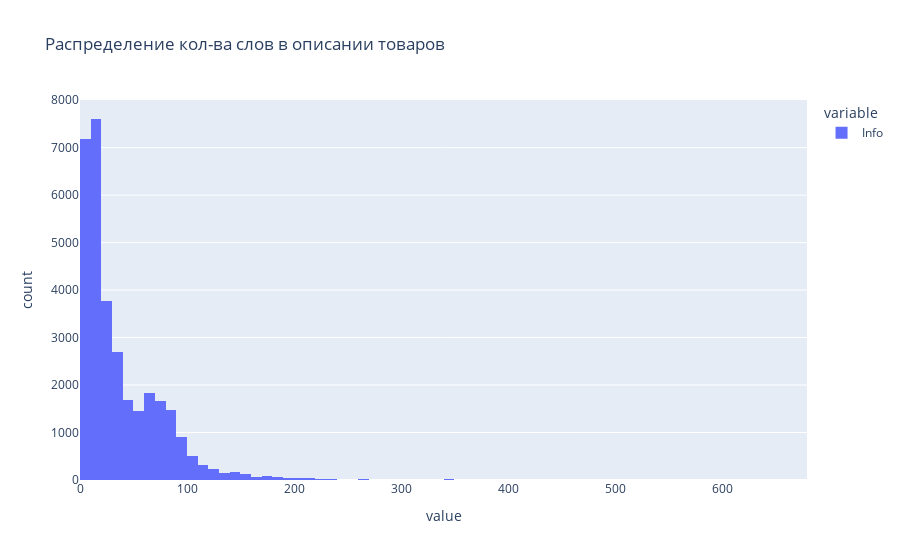

The notebook cell saved with this chart:
### Markdown cell above
Визуализация описаний товаров

### Code cell
text_lengths = data["Info"].apply(lambda x: len(x))

# строим гистограмму распределения длин текстов
fig = px.histogram(text_lengths, nbins=100, title='Распределение кол-ва слов в описании товаров')
fig.show()

### Figure 1 — Plotly figure (JSON) as saved in the notebook; plotly's stock layout.template omitted (floating-point values rounded to 4 significant figures; data arrays with more than 128 entries replaced by an {"elided": "..."} marker saying what was removed)
{"data": [{"alignmentgroup": "True", "bingroup": "x", "hovertemplate": "variable=Info<br>value=%{x}<br>count=%{y}<extra></extra>", "legendgroup": "Info", "marker": {"color": "#636efa", "pattern": {"shape": ""}}, "name": "Info", "nbinsx": 100, "offsetgroup": "Info", "orientation": "v", "showlegend": true, "type": "histogram", "x": {"elided": "32260 int values"}, "xaxis": "x", "yaxis": "y"}], "layout": {"barmode": "relative", "legend": {"title": {"text": "variable"}, "tracegroupgap": 0}, "title": {"text": "Распределение кол-ва слов в описании товаров"}, "xaxis": {"anchor": "y", "domain": [0, 1], "title": {"text": "value"}}, "yaxis": {"anchor": "x", "domain": [0, 1], "title": {"text": "count"}}}}
